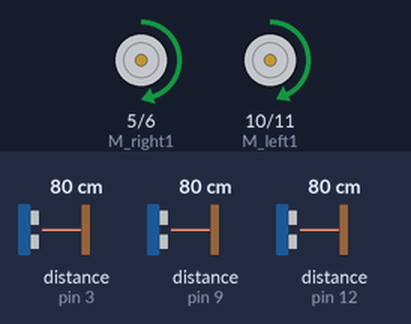
A sketch run on a simulated Arduino Uno, built with avr-gcc and run on an emulated ATmega328P. Parts: motor-driver pin pairs drawn as motors (green arrow = first pin HIGH = forward, orange = second pin HIGH = backward, longer = more drive). Wiring (inferred from the names in the program): 3 × ultrasonic range finder: trigger pin 2, echo pin 3 / trigger pin 8, echo pin 9 / trigger pin 13, echo pin 12. The inputs (shaded band) are chosen by the test bench; at power-on: distance to the obstacle (sensors on pin 3, pin 9, pin 12) 80 cm. The echo pulse lasts 58.3 µs per cm.

Above: at 1.2 s.
1.3 s: distance to the obstacle (sensor on pin 3) set to 2 cm
At 1.9 s:
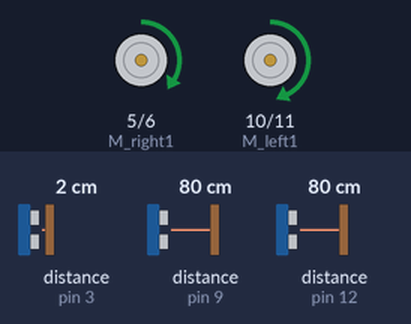
2.8 s: distance to the obstacle (sensor on pin 9) set to 2 cm
At 4.0 s:
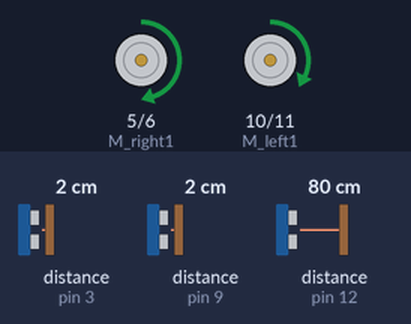
Timing chart, 0 to 5.8 s (numbered marks = the images above; inputs shaded):
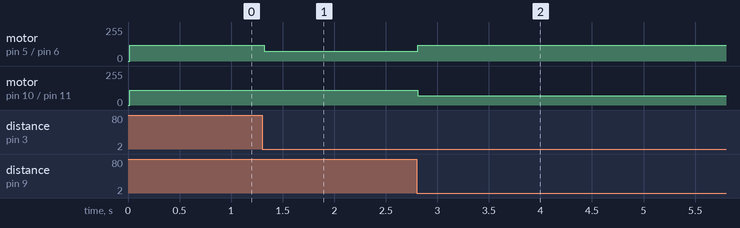

The sketch:

car_2.ino
```cpp
#include <math.h>
#define M_left1 10
#define M_left2 11
#define M_right1 5
#define M_right2 6
#define tl 2
#define el 3
#define tf 13
#define ef 12
#define tr 8
#define er 9
#define delta_l 5

const int front_dis=40;
const int infinite_dis=100;


void setup() {
  pinMode(M_left1, OUTPUT);
  pinMode(M_left2, OUTPUT);
  pinMode(M_right1, OUTPUT);
  pinMode(M_right2, OUTPUT);
  pinMode(tl, OUTPUT);
  pinMode(el, INPUT);
  pinMode(tr, OUTPUT);
  pinMode(er, INPUT);
  pinMode(tf, OUTPUT);
  pinMode(ef, INPUT);
  Serial.begin(9600);

}

double USRead(int trig,int echo){
  pinMode(trig,OUTPUT);
  digitalWrite(trig,LOW);
  delayMicroseconds(2);
  digitalWrite(trig,HIGH);
  delayMicroseconds(10);
  digitalWrite(trig,LOW);
  pinMode(echo,INPUT);
  double t=pulseIn(echo,HIGH);
  double distance=t*0.0344/2;
  return distance;
}
void Forward(int vl, int vr){
  analogWrite(M_left1,vl);
  analogWrite(M_left2,0);
  analogWrite(M_right1,vr);
  analogWrite(M_right2,0);
}
void Backward(int v){
  analogWrite(M_left1,0);
  analogWrite(M_left2,v);
  analogWrite(M_right1,0);
  analogWrite(M_right2,v);
}
void Stop(int duration){
  analogWrite(M_left1,0);
  analogWrite(M_left2,0);
  analogWrite(M_right1,0);
  analogWrite(M_right2,0);
}
void Left(int vhigh,int vlow){
  analogWrite(M_left1,vlow);
  analogWrite(M_left2,0);
  analogWrite(M_right1,vhigh);
  analogWrite(M_right2,0);
}
void Right(int vhigh,int vlow){
  analogWrite(M_left1,vhigh);
  analogWrite(M_left2,0);
  analogWrite(M_right1,vlow);
  analogWrite(M_right2,0);
}

void turnleft(){
  analogWrite(M_left1,120);
  analogWrite(M_left2,0);
  analogWrite(M_right1,120);
  analogWrite(M_right2,0);
  delay(10);
}
void turnright(){
  analogWrite(M_left1,120);
  analogWrite(M_left2,0);
  analogWrite(M_right1,120);
  analogWrite(M_right2,0);
  delay(10);
}

void loop()
{
  double lenl=USRead(tl, el);
  double lenr=USRead(tr, er);
  double lenf=USRead(tf, ef);
  double delta=abs(lenl-lenr);
  // turn_radius=turn_constant/delta;
  // speed=lenf*speed_constant;
  if(lenr<15||lenl-lenr>30){
      analogWrite(M_left2,0);//左转
      analogWrite(M_left1,70);
      analogWrite(M_right2,0);
      analogWrite(M_right1,120);
    }
    else if(lenl<15||lenr-lenl>30){
      analogWrite(M_left2,0);//右转
      analogWrite(M_left1,110);
      analogWrite(M_right2,0);
      analogWrite(M_right1,75);
    }
  else
  {
    // v_r=speed*2;
    // v_l=speed*2;
    analogWrite(M_left2,0);
    analogWrite(M_left1,110);
    analogWrite(M_right2,0);
    analogWrite(M_right1,120);
  }
}
```

Measured:
- after the input at 1.3 s, motor on pin 5 (M_right1) / pin 6 (M_right2): forward 120/255 → forward 75/255 at once
- after the input at 2.8 s, motor on pin 5 (M_right1) / pin 6 (M_right2): forward 75/255 → forward 120/255 at once; motor on pin 10 (M_left1) / pin 11 (M_left2): forward 110/255 → forward 70/255 at once
